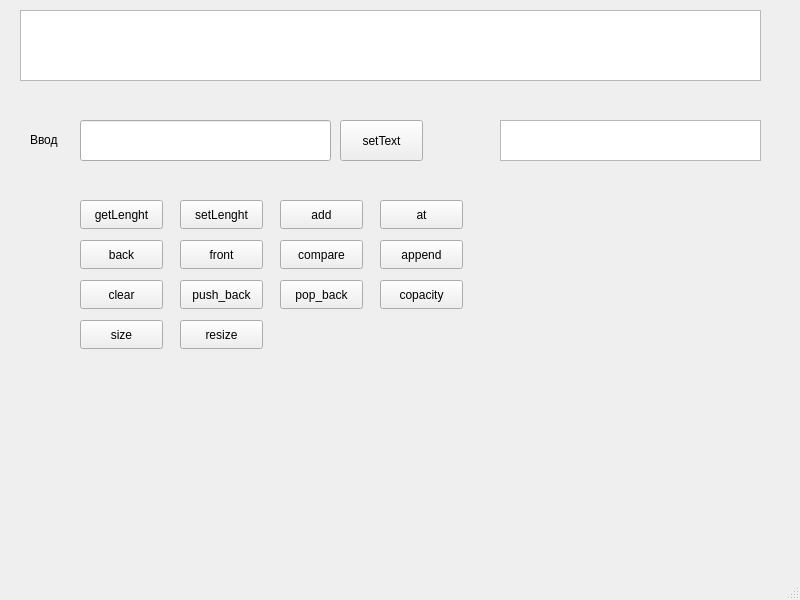
<?xml version="1.0" encoding="UTF-8"?>
<ui version="4.0">
 <class>MainWindow</class>
 <widget class="QMainWindow" name="MainWindow">
  <property name="geometry">
   <rect>
    <x>0</x>
    <y>0</y>
    <width>800</width>
    <height>600</height>
   </rect>
  </property>
  <property name="windowTitle">
   <string>MainWindow</string>
  </property>
  <widget class="QWidget" name="centralwidget">
   <widget class="QLineEdit" name="lineEdit">
    <property name="geometry">
     <rect>
      <x>80</x>
      <y>120</y>
      <width>251</width>
      <height>41</height>
     </rect>
    </property>
   </widget>
   <widget class="QLabel" name="label">
    <property name="geometry">
     <rect>
      <x>30</x>
      <y>130</y>
      <width>63</width>
      <height>20</height>
     </rect>
    </property>
    <property name="text">
     <string>Ввод</string>
    </property>
   </widget>
   <widget class="QTextBrowser" name="textBrowser">
    <property name="geometry">
     <rect>
      <x>20</x>
      <y>10</y>
      <width>741</width>
      <height>71</height>
     </rect>
    </property>
   </widget>
   <widget class="QPushButton" name="pushButton_2">
    <property name="geometry">
     <rect>
      <x>340</x>
      <y>120</y>
      <width>83</width>
      <height>41</height>
     </rect>
    </property>
    <property name="text">
     <string>setText</string>
    </property>
   </widget>
   <widget class="QPushButton" name="pushButton_3">
    <property name="geometry">
     <rect>
      <x>80</x>
      <y>200</y>
      <width>83</width>
      <height>29</height>
     </rect>
    </property>
    <property name="text">
     <string>getLenght</string>
    </property>
   </widget>
   <widget class="QTextBrowser" name="textBrowser_2">
    <property name="geometry">
     <rect>
      <x>500</x>
      <y>120</y>
      <width>261</width>
      <height>41</height>
     </rect>
    </property>
   </widget>
   <widget class="QPushButton" name="pushButton_4">
    <property name="geometry">
     <rect>
      <x>180</x>
      <y>200</y>
      <width>83</width>
      <height>29</height>
     </rect>
    </property>
    <property name="text">
     <string>setLenght</string>
    </property>
   </widget>
   <widget class="QPushButton" name="pushButton_5">
    <property name="geometry">
     <rect>
      <x>280</x>
      <y>200</y>
      <width>83</width>
      <height>29</height>
     </rect>
    </property>
    <property name="text">
     <string>add</string>
    </property>
   </widget>
   <widget class="QPushButton" name="pushButton">
    <property name="geometry">
     <rect>
      <x>380</x>
      <y>200</y>
      <width>83</width>
      <height>29</height>
     </rect>
    </property>
    <property name="text">
     <string>at</string>
    </property>
   </widget>
   <widget class="QPushButton" name="pushButton_6">
    <property name="geometry">
     <rect>
      <x>80</x>
      <y>240</y>
      <width>83</width>
      <height>29</height>
     </rect>
    </property>
    <property name="text">
     <string>back</string>
    </property>
   </widget>
   <widget class="QPushButton" name="pushButton_7">
    <property name="geometry">
     <rect>
      <x>180</x>
      <y>240</y>
      <width>83</width>
      <height>29</height>
     </rect>
    </property>
    <property name="text">
     <string>front</string>
    </property>
   </widget>
   <widget class="QPushButton" name="pushButton_8">
    <property name="geometry">
     <rect>
      <x>280</x>
      <y>240</y>
      <width>83</width>
      <height>29</height>
     </rect>
    </property>
    <property name="text">
     <string>compare</string>
    </property>
   </widget>
   <widget class="QPushButton" name="pushButton_9">
    <property name="geometry">
     <rect>
      <x>380</x>
      <y>240</y>
      <width>83</width>
      <height>29</height>
     </rect>
    </property>
    <property name="text">
     <string>append</string>
    </property>
   </widget>
   <widget class="QPushButton" name="pushButton_10">
    <property name="geometry">
     <rect>
      <x>80</x>
      <y>280</y>
      <width>83</width>
      <height>29</height>
     </rect>
    </property>
    <property name="text">
     <string>clear</string>
    </property>
   </widget>
   <widget class="QPushButton" name="pushButton_11">
    <property name="geometry">
     <rect>
      <x>180</x>
      <y>280</y>
      <width>83</width>
      <height>29</height>
     </rect>
    </property>
    <property name="text">
     <string>push_back</string>
    </property>
   </widget>
   <widget class="QPushButton" name="pushButton_12">
    <property name="geometry">
     <rect>
      <x>280</x>
      <y>280</y>
      <width>83</width>
      <height>29</height>
     </rect>
    </property>
    <property name="text">
     <string>pop_back</string>
    </property>
   </widget>
   <widget class="QPushButton" name="pushButton_13">
    <property name="geometry">
     <rect>
      <x>380</x>
      <y>280</y>
      <width>83</width>
      <height>29</height>
     </rect>
    </property>
    <property name="text">
     <string>copacity</string>
    </property>
   </widget>
   <widget class="QPushButton" name="pushButton_14">
    <property name="geometry">
     <rect>
      <x>80</x>
      <y>320</y>
      <width>83</width>
      <height>29</height>
     </rect>
    </property>
    <property name="text">
     <string>size</string>
    </property>
   </widget>
   <widget class="QPushButton" name="pushButton_15">
    <property name="geometry">
     <rect>
      <x>180</x>
      <y>320</y>
      <width>83</width>
      <height>29</height>
     </rect>
    </property>
    <property name="text">
     <string>resize</string>
    </property>
   </widget>
  </widget>
  <widget class="QMenuBar" name="menubar">
   <property name="geometry">
    <rect>
     <x>0</x>
     <y>0</y>
     <width>800</width>
     <height>25</height>
    </rect>
   </property>
  </widget>
  <widget class="QStatusBar" name="statusbar"/>
 </widget>
 <resources/>
 <connections/>
</ui>
